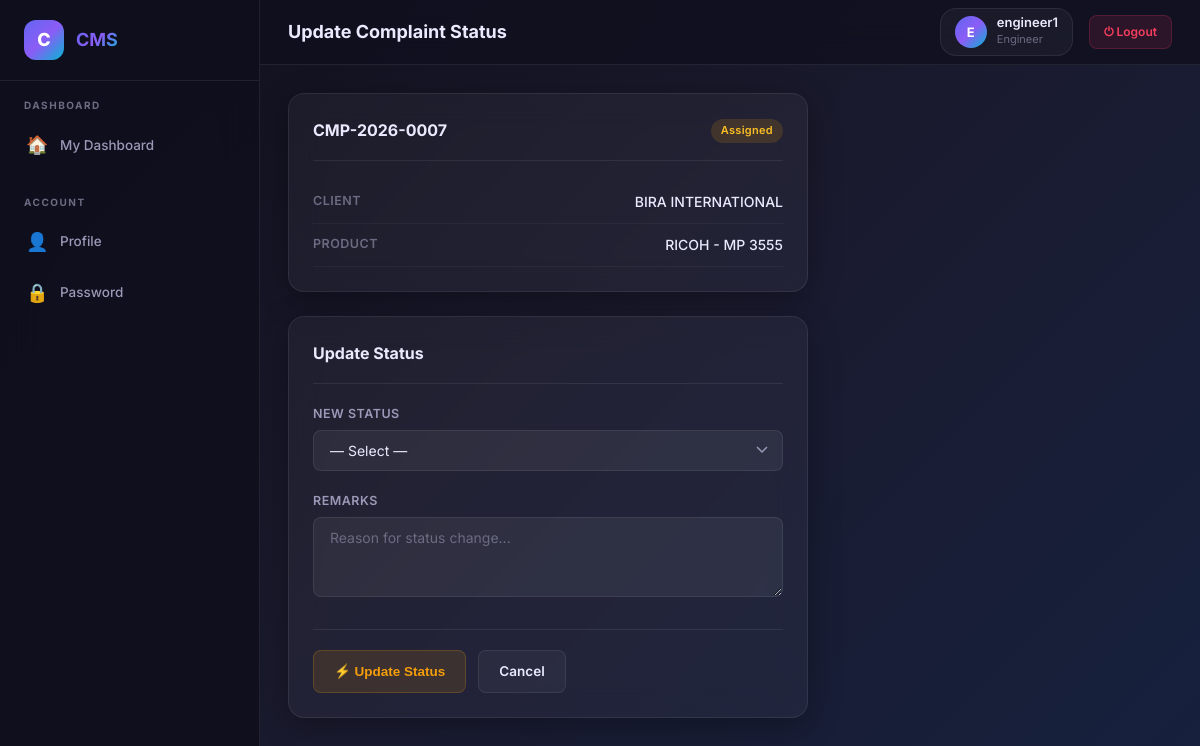
/complaints/engineer/complaint/12/status/ (signed in), run on the app's committed database.
### accounts/models.py (models this page shows, shortened)
class User(AbstractUser):
    ROLE_CHOICES = (
        ('admin', 'Admin'),
        ('engineer', 'Engineer'),
        ('operations', 'Operations'),  # NEW
        ('analytics', 'Analytics'),     # NEW
        ('manager', 'Manager'),         # NEW
    )
    role = models.CharField(max_length=20, choices=ROLE_CHOICES, default='engineer')
    contact_no = models.CharField(max_length=20, blank=True, null=True)

### complaints/models.py (models this page shows, shortened)
class Complaint(models.Model):
    STATUS_CHOICES = (
        ('new', 'New'),
        ('assigned', 'Assigned'),
        ('in_progress', 'In Progress'),
        ('resolved', 'Resolved'),        # ✅ NEW
        ('visit_only', 'Visit Only'),     # ✅ NEW
        ('cancel', 'Cancelled'),          # ✅ NEW
        ('closed', 'Closed'),
    )
    PRIORITY_CHOICES = (
        ('low', 'Low'),
        ('medium', 'Medium'),
        ('high', 'High'),
    )
    complaint_no = models.CharField(max_length=20, unique=True, editable=False)
    client = models.ForeignKey(Client, on_delete=models.CASCADE)
    product = models.ForeignKey(Product, on_delete=models.CASCADE)
    fault = models.ForeignKey(
        Fault,
        on_delete=models.PROTECT,
        null=True,
        blank=True
    )
    other_details = models.TextField(blank=True, default='')
    status = models.CharField(
        max_length=20,
        choices=STATUS_CHOICES,
        default='new'
    )
    priority = models.CharField(
        max_length=20,
        choices=PRIORITY_CHOICES,
        default='medium'
    )
    service_charge = models.DecimalField(
        max_digits=10,
        decimal_places=2,
        default=0.00,
        validators=[MinValueValidator(0)],
        help_text="Engineer service charges"
    )
    total_parts_cost = models.DecimalField(
        max_digits=10,
        decimal_places=2,
        default=0.00,
        validators=[MinValueValidator(0)],
        help_text="Total cost of parts used"
    )
    grand_total = models.DecimalField(
        max_digits=10,
        decimal_places=2,
        default=0.00,
        validators=[MinValueValidator(0)],
        help_text="Service Charge + Parts Cost"
    )
    is_free = models.BooleanField(
        default=False,
        help_text="Free service (no charges)"
    )
    is_amc = models.BooleanField(
        default=False,
        help_text="Under Annual Maintenance Contract"
    )
    is_warranty = models.BooleanField(
        default=False,
        help_text="Under Warranty"
    )
    resolved_at = models.DateTimeField(
        null=True,
        blank=True,
        help_text="When complaint was resolved"
    )
    resolved_by = models.ForeignKey(
        settings.AUTH_USER_MODEL,
        on_delete=models.SET_NULL,
        null=True,
        blank=True,
        related_name='resolved_complaints',
        help_text="Engineer who resolved"
    )
    resolution_remarks = models.TextField(
        blank=True,
        null=True,
        help_text="Remarks at time of resolution"
    )
    created_at = models.DateTimeField(auto_now_add=True)
    updated_at = models.DateTimeField(auto_now=True)
    class Meta:
        ordering = ['-created_at']
        indexes = [
            models.Index(fields=['status']),
            models.Index(fields=['complaint_no']),
            models.Index(fields=['resolved_at']),  # ✅ NEW index
        ]

### clients/models.py (models this page shows)
class Client(models.Model):
    name = models.CharField(max_length=200)
    primary_contact_no = models.CharField(max_length=20)
    alternate_contact_no = models.CharField(max_length=20, blank=True, null=True)
    email = models.EmailField(blank=True, null=True)
    office_address = models.TextField(blank=True, null=True)
    created_at = models.DateTimeField(auto_now_add=True)
    def __str__(self):
        return self.name

### products/models.py (models this page shows)
class Product(models.Model):
    brand_make = models.CharField(max_length=100)
    brand_model = models.CharField(max_length=100)
    product_type = models.CharField(max_length=100, blank=True, null=True)
    created_at = models.DateTimeField(auto_now_add=True)
    def __str__(self):
        return f"{self.brand_make} - {self.brand_model}"

### complaints/views.py (the view, shortened to what this page needs)
# urls.py: path('engineer/complaint/<int:pk>/status/', views.update_complaint_status, name='update_complaint_status'),
@login_required
def update_complaint_status(request, pk):
    if request.user.role != 'engineer':
        messages.error(request, "Access denied.")
        return redirect('complaint_list')
    complaint = get_object_or_404(
        Complaint.objects.filter(
            assignments__engineer=request.user,
            assignments__is_active=True,
            status='assigned'
        ),
        pk=pk
    )
    return render(request, 'complaints/update_status.html', {'complaint': complaint})

### templates/complaints/update_status.html (shortened to what this page needs)
{% extends 'base.html' %}
{% block page_title %}Update Complaint Status{% endblock %}
{% block content %}
<div style="max-width:520px;">
    <div class="glass-card fade-up mb-3">
        <div class="card-header">
            <h3>{{ complaint.complaint_no }}</h3>
            <span class="badge badge-{{ complaint.status }}">{{ complaint.get_status_display }}</span>
        </div>
        <div class="detail-row">
            <span class="detail-label">Client</span>
            <span class="detail-value">{{ complaint.client }}</span>
        </div>
        <div class="detail-row">
            <span class="detail-label">Product</span>
            <span class="detail-value">{{ complaint.product }}</span>
        </div>
    </div>
    <div class="glass-card fade-up">
        <div class="card-header">
            <h3>Update Status</h3>
        </div>
        <form method="post" action="{% url 'update_complaint_status' complaint.pk %}">
            <div class="form-group">
                <label class="form-label" for="status">New Status</label>
                <select name="status" id="status" class="form-control" required>
                    <option value="">— Select —</option>
                </select>
            </div>
            <div class="form-group">
                <label class="form-label" for="remarks">Remarks</label>
                <textarea name="remarks" id="remarks" class="form-control" rows="3"
                    placeholder="Reason for status change..."></textarea>
            </div>
            <div class="form-actions">
                <button type="submit" class="btn btn-warning">⚡ Update Status</button>
                <a href="{% url 'engineer_complaint_detail' complaint.pk %}" class="btn btn-secondary">Cancel</a>
            </div>
        </form>
    </div>
</div>
{% endblock %}

### templates/base.html (shortened to what this page needs)
{% load static %}
<!DOCTYPE html>
<html lang="en">
<head>
  <link rel="stylesheet" href="{% static 'css/styles.css' %}">
</head>
<body>
  <div class="app-layout">
    <aside class="sidebar" id="sidebar">
      <div class="sidebar-brand">
        <div class="brand-icon">C</div>
        <h2>CMS</h2>
      </div>
      <nav class="sidebar-nav">
        {% if user.role == 'engineer' %}
        <div class="nav-section">
          <div class="nav-section-title">Dashboard</div>
          <a href="{% url 'engineer_dashboard' %}" class="nav-link">
            <span class="nav-icon">🏠</span> My Dashboard
          </a>
        </div>
        {% endif %}
        <div class="nav-section">
          <div class="nav-section-title">Account</div>
          <a href="{% url 'profile' %}" class="nav-link">
            <span class="nav-icon">👤</span> Profile
          </a>
          <a href="{% url 'change_password' %}" class="nav-link">
            <span class="nav-icon">🔒</span> Password
          </a>
        </div>
      </nav>
    </aside>
    <div class="main-content">
      <header class="top-navbar">
        <div class="navbar-left">
          <h1 class="page-title">{% block page_title %}Dashboard{% endblock %}</h1>
        </div>
        <div class="navbar-right">
          <div class="navbar-user">
            <div class="user-avatar">{{ user.username|first|upper }}</div>
            <div class="user-info">
              <span class="user-name">{{ user.username }}</span>
              <span class="user-role">{{ user.role }}</span>
            </div>
          </div>
          <a href="{% url 'logout' %}" class="btn-logout">⏻ Logout</a>
        </div>
      </header>
      <main class="page-content fade-up">
        {% block content %}{% endblock %}
      </main>
    </div>
  </div>
</body>
</html>

### data on the page
User: username|first "E", username "engineer1", role "Engineer"
Complaint: complaint_no "CMP-2026-0007", status "Assigned", client "BIRA INTERNATIONAL", product "RICOH - MP 3555"
